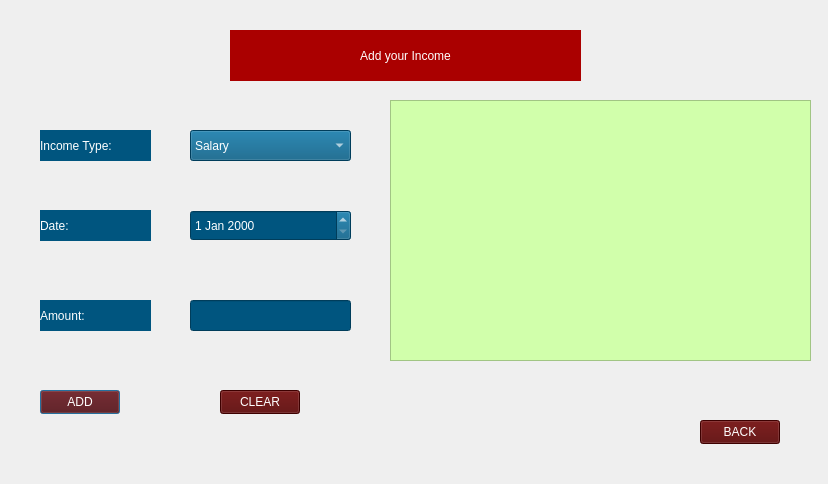
<?xml version="1.0" encoding="UTF-8"?>
<ui version="4.0">
 <class>InputBox</class>
 <widget class="QDialog" name="InputBox">
  <property name="geometry">
   <rect>
    <x>0</x>
    <y>0</y>
    <width>828</width>
    <height>484</height>
   </rect>
  </property>
  <property name="windowTitle">
   <string>Dialog</string>
  </property>
  <widget class="QListView" name="table1">
   <property name="geometry">
    <rect>
     <x>390</x>
     <y>100</y>
     <width>421</width>
     <height>261</height>
    </rect>
   </property>
   <property name="toolTip">
    <string>&lt;html&gt;&lt;head/&gt;&lt;body&gt;&lt;p&gt;&lt;br/&gt;&lt;/p&gt;&lt;/body&gt;&lt;/html&gt;</string>
   </property>
   <property name="styleSheet">
    <string notr="true">color: rgb(255, 170, 0);
font: 10pt &quot;Impact&quot;;
background-color: rgb(209, 255, 171);</string>
   </property>
  </widget>
  <widget class="QLabel" name="label1">
   <property name="geometry">
    <rect>
     <x>230</x>
     <y>30</y>
     <width>351</width>
     <height>51</height>
    </rect>
   </property>
   <property name="styleSheet">
    <string notr="true">QLabel{
	color: rgb(255, 255, 255);
	background-color: rgb(170, 0, 0);
	font: 28pt &quot;Impact&quot;;
}</string>
   </property>
   <property name="text">
    <string>Add your Income</string>
   </property>
   <property name="alignment">
    <set>Qt::AlignmentFlag::AlignCenter</set>
   </property>
   <property name="wordWrap">
    <bool>true</bool>
   </property>
   <property name="margin">
    <number>0</number>
   </property>
  </widget>
  <widget class="QComboBox" name="comboBox">
   <property name="geometry">
    <rect>
     <x>190</x>
     <y>130</y>
     <width>161</width>
     <height>31</height>
    </rect>
   </property>
   <property name="styleSheet">
    <string notr="true">background-color: rgb(0, 85, 127);
color: rgb(255, 255, 255);
font: 12pt &quot;Impact&quot;;
background-color: rgb(0, 85, 127);</string>
   </property>
   <item>
    <property name="text">
     <string>Salary</string>
    </property>
   </item>
   <item>
    <property name="text">
     <string>Savings</string>
    </property>
   </item>
   <item>
    <property name="text">
     <string>Freelance </string>
    </property>
   </item>
   <item>
    <property name="text">
     <string>Commission</string>
    </property>
   </item>
   <item>
    <property name="text">
     <string>Rental Income</string>
    </property>
   </item>
   <item>
    <property name="text">
     <string>Gifts</string>
    </property>
   </item>
   <item>
    <property name="text">
     <string>Others</string>
    </property>
   </item>
  </widget>
  <widget class="QLabel" name="label2">
   <property name="geometry">
    <rect>
     <x>40</x>
     <y>130</y>
     <width>111</width>
     <height>31</height>
    </rect>
   </property>
   <property name="styleSheet">
    <string notr="true">background-color: rgb(0, 85, 127);
color: rgb(255, 255, 255);
font: 12pt &quot;Impact&quot;;</string>
   </property>
   <property name="text">
    <string>Income Type:</string>
   </property>
   <property name="alignment">
    <set>Qt::AlignmentFlag::AlignLeading|Qt::AlignmentFlag::AlignLeft|Qt::AlignmentFlag::AlignVCenter</set>
   </property>
  </widget>
  <widget class="QLabel" name="label3">
   <property name="geometry">
    <rect>
     <x>40</x>
     <y>210</y>
     <width>111</width>
     <height>31</height>
    </rect>
   </property>
   <property name="styleSheet">
    <string notr="true">background-color: rgb(0, 85, 127);
color: rgb(255, 255, 255);
font: 12pt &quot;Impact&quot;;</string>
   </property>
   <property name="text">
    <string>Date:</string>
   </property>
   <property name="alignment">
    <set>Qt::AlignmentFlag::AlignLeading|Qt::AlignmentFlag::AlignLeft|Qt::AlignmentFlag::AlignVCenter</set>
   </property>
  </widget>
  <widget class="QDateEdit" name="date1">
   <property name="geometry">
    <rect>
     <x>190</x>
     <y>210</y>
     <width>161</width>
     <height>31</height>
    </rect>
   </property>
   <property name="styleSheet">
    <string notr="true">font: 12pt &quot;Impact&quot;;
color: rgb(255, 255, 255);
background-color: rgb(0, 85, 127);</string>
   </property>
  </widget>
  <widget class="QLabel" name="label3_2">
   <property name="geometry">
    <rect>
     <x>40</x>
     <y>300</y>
     <width>111</width>
     <height>31</height>
    </rect>
   </property>
   <property name="styleSheet">
    <string notr="true">background-color: rgb(0, 85, 127);
color: rgb(255, 255, 255);
font: 12pt &quot;Impact&quot;;</string>
   </property>
   <property name="text">
    <string>Amount:</string>
   </property>
   <property name="alignment">
    <set>Qt::AlignmentFlag::AlignLeading|Qt::AlignmentFlag::AlignLeft|Qt::AlignmentFlag::AlignVCenter</set>
   </property>
  </widget>
  <widget class="QLineEdit" name="lineEdit">
   <property name="geometry">
    <rect>
     <x>190</x>
     <y>300</y>
     <width>161</width>
     <height>31</height>
    </rect>
   </property>
   <property name="styleSheet">
    <string notr="true">font: 12pt &quot;Impact&quot;;
background-color: rgb(0, 85, 127);
color: rgb(255, 255, 255);</string>
   </property>
  </widget>
  <widget class="QPushButton" name="pushButton">
   <property name="geometry">
    <rect>
     <x>40</x>
     <y>390</y>
     <width>80</width>
     <height>24</height>
    </rect>
   </property>
   <property name="styleSheet">
    <string notr="true">font: 12pt &quot;Impact&quot;;
color: rgb(255, 255, 255);
background-color: rgb(85, 0, 0);</string>
   </property>
   <property name="text">
    <string>ADD</string>
   </property>
  </widget>
  <widget class="QPushButton" name="pushButton2">
   <property name="geometry">
    <rect>
     <x>220</x>
     <y>390</y>
     <width>80</width>
     <height>24</height>
    </rect>
   </property>
   <property name="styleSheet">
    <string notr="true">font: 12pt &quot;Impact&quot;;
color: rgb(255, 255, 255);
background-color: rgb(85, 0, 0);</string>
   </property>
   <property name="text">
    <string>CLEAR</string>
   </property>
  </widget>
  <widget class="QPushButton" name="pushButton3">
   <property name="geometry">
    <rect>
     <x>700</x>
     <y>420</y>
     <width>80</width>
     <height>24</height>
    </rect>
   </property>
   <property name="styleSheet">
    <string notr="true">font: 12pt &quot;Impact&quot;;
color: rgb(255, 255, 255);
background-color: rgb(85, 0, 0);</string>
   </property>
   <property name="text">
    <string>BACK</string>
   </property>
  </widget>
 </widget>
 <resources/>
 <connections/>
</ui>
